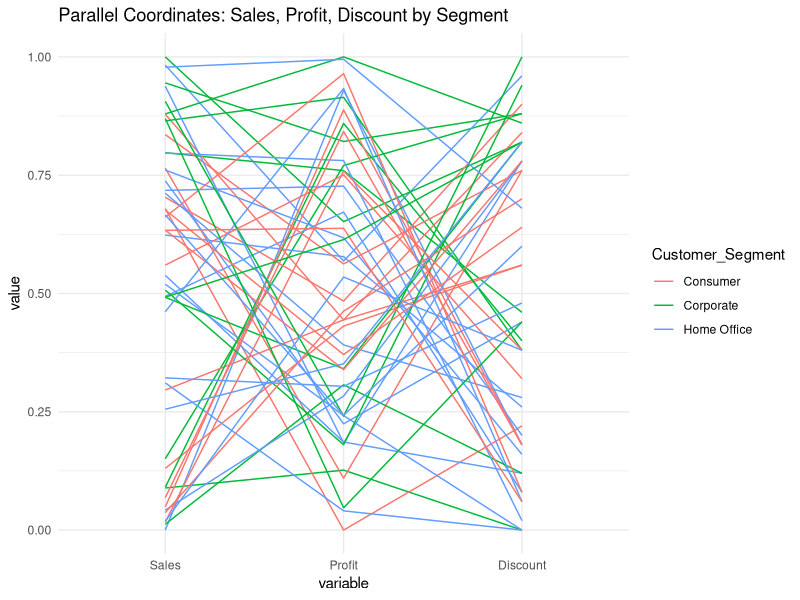
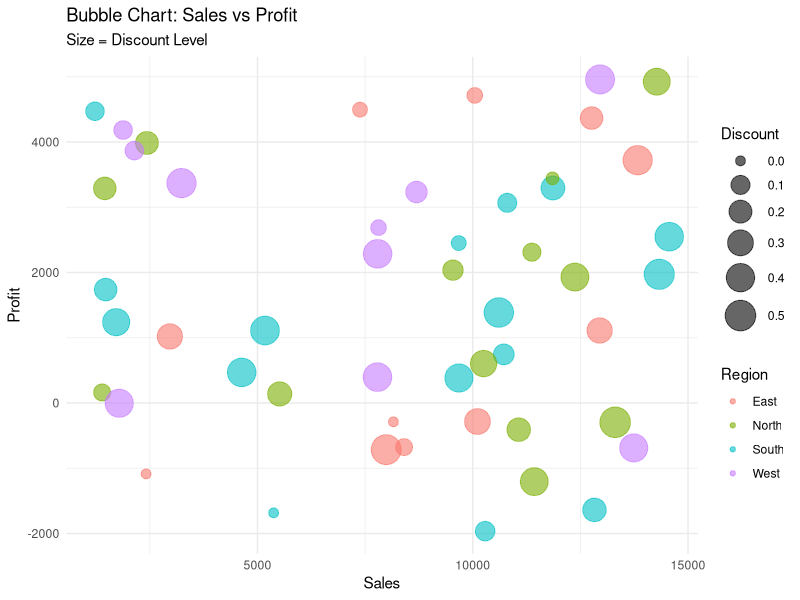
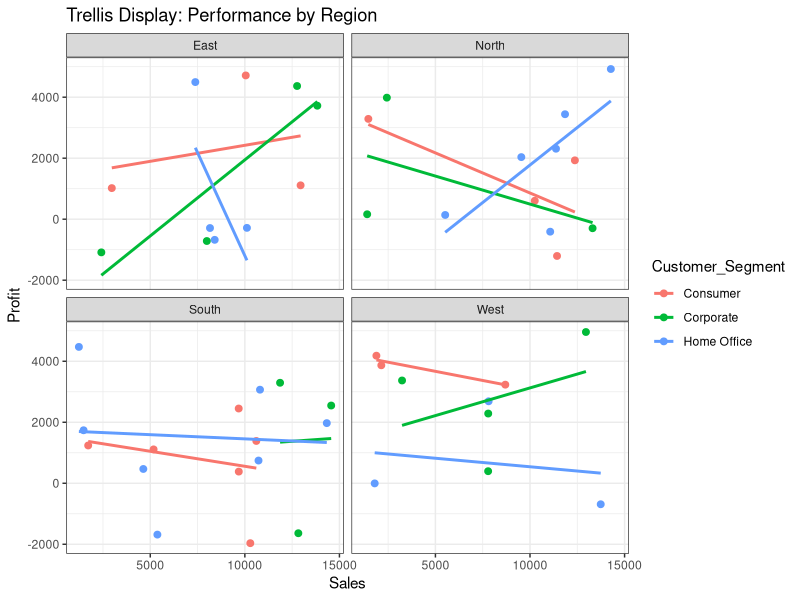

These charts were generated, in order, by the following R code:
library(ggplot2)
library(GGally)
library(dplyr)

df <- read.csv("6.retail_business.csv")

colnames(df) <- c("Order_ID", "Region", "Product_Category", "Sales", "Profit", "Discount", "Customer_Segment")

ggparcoord(
  data = df,
  columns = c(4, 5, 6),
  groupColumn = "Customer_Segment",
  scale = "uniminmax",
  title = "Parallel Coordinates: Sales, Profit, Discount by Segment"
) +
  theme_minimal()

ggplot(df, aes(x = Sales, y = Profit, size = Discount, color = Region)) +
  geom_point(alpha = 0.6) +
  scale_size(range = c(3, 10)) +
  labs(
    title = "Bubble Chart: Sales vs Profit",
    subtitle = "Size = Discount Level",
    x = "Sales",
    y = "Profit"
  ) +
  theme_minimal()

ggplot(df, aes(x = Sales, y = Profit, color = Customer_Segment)) +
  geom_point(size = 2) +
  facet_wrap(~Region) +
  geom_smooth(method = "lm", se = FALSE) +
  labs(
    title = "Trellis Display: Performance by Region",
    x = "Sales",
    y = "Profit"
  ) +
  theme_bw()
